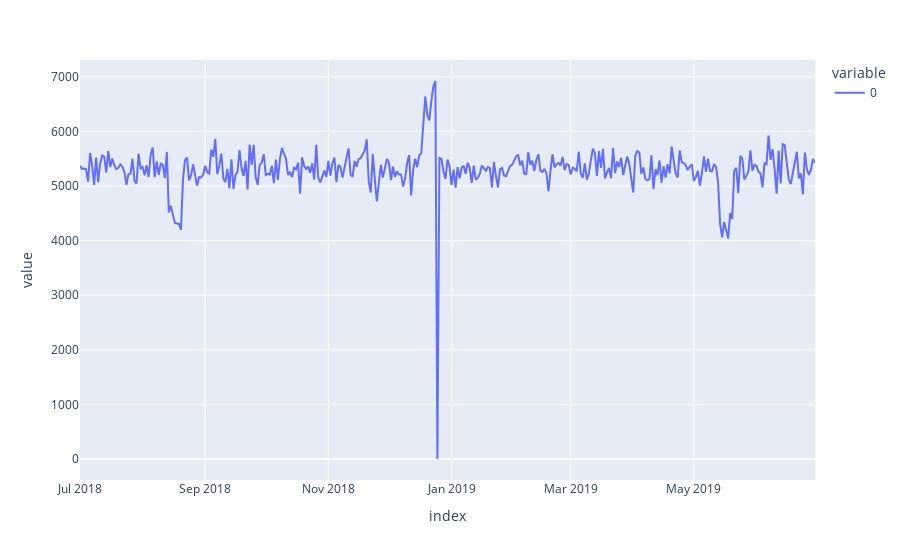

The notebook cell saved with this chart:
### Code cell
fig = px.line(daily_data, y = [0])
fig.show()

### Figure 1 — Plotly figure (JSON) as saved in the notebook; plotly's stock layout.template omitted (floating-point values rounded to 4 significant figures; data arrays with more than 128 entries replaced by an {"elided": "..."} marker saying what was removed)
{"data": [{"hovertemplate": "variable=0<br>index=%{x}<br>value=%{y}<extra></extra>", "legendgroup": "0", "line": {"color": "#636efa", "dash": "solid"}, "marker": {"symbol": "circle"}, "mode": "lines", "name": "0", "orientation": "v", "showlegend": true, "type": "scatter", "x": {"elided": "365 str values"}, "xaxis": "x", "y": {"elided": "365 float values"}, "yaxis": "y"}], "layout": {"legend": {"title": {"text": "variable"}, "tracegroupgap": 0}, "margin": {"t": 60}, "xaxis": {"anchor": "y", "domain": [0, 1], "title": {"text": "index"}}, "yaxis": {"anchor": "x", "domain": [0, 1], "title": {"text": "value"}}}}
